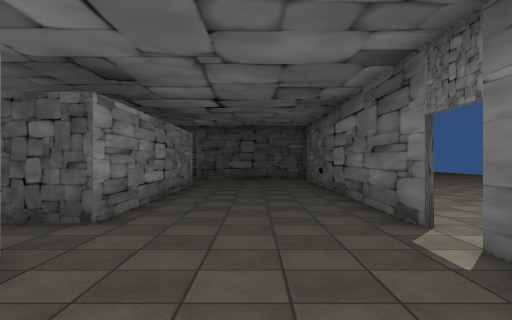
view 1 (above)

17 first-person views from a walk through a 3-D level made in the Unity game engine. The camera is 1.3 m above the floor, looks level and sees 70° across. The floor is counted in squares, 1.44 m on a side. Each view is taken from the middle of a square. On the plan, view 1 faces up. The plan holds only what a view shows up to about 13 squares ahead; the rest is blank. The player character is not drawn. Door leaves are left out, so doorways stand open. Some surface patterns are stand-ins.

view 2
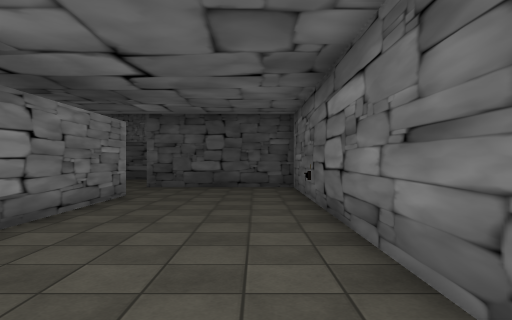

view 3
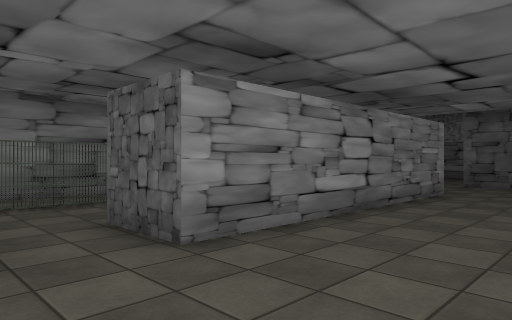

view 4
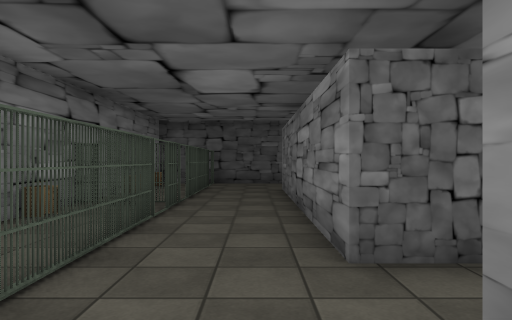

view 5
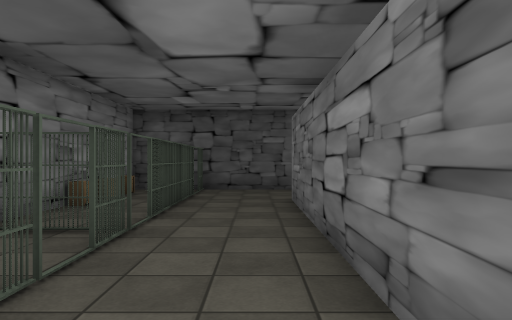

view 6
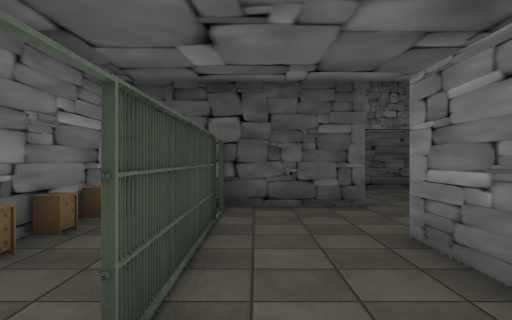

view 7
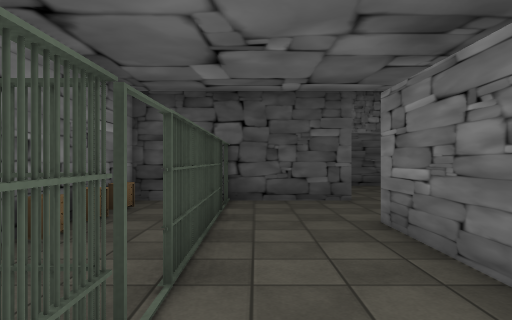

view 8
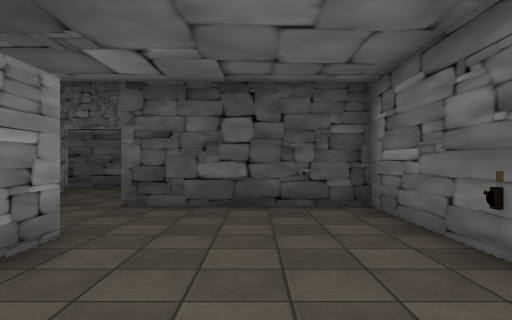

view 9
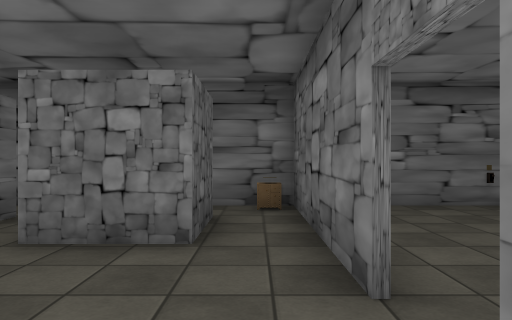

view 10
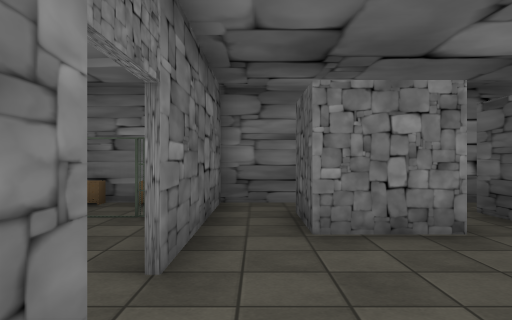

view 11
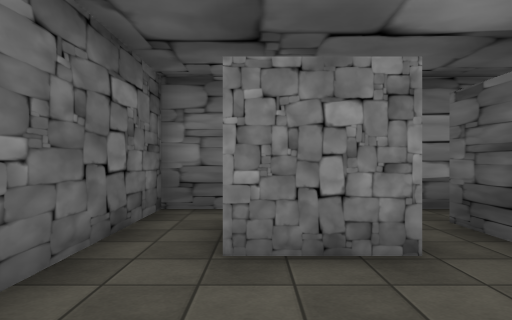

view 12
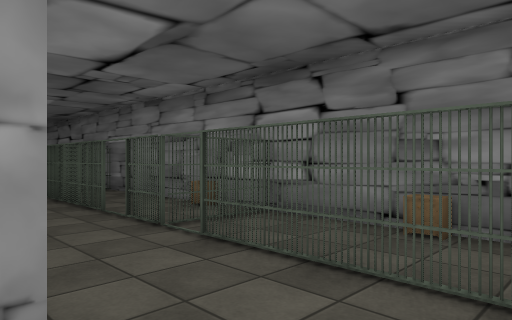

view 13
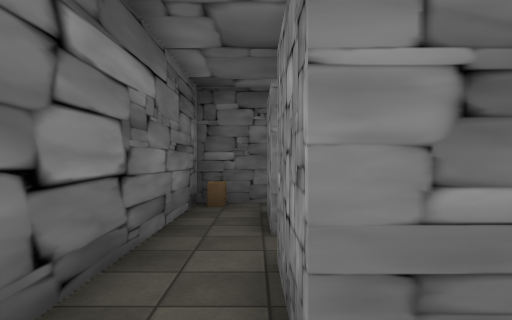

view 14
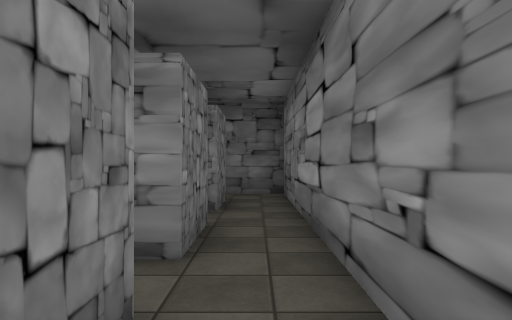

view 15
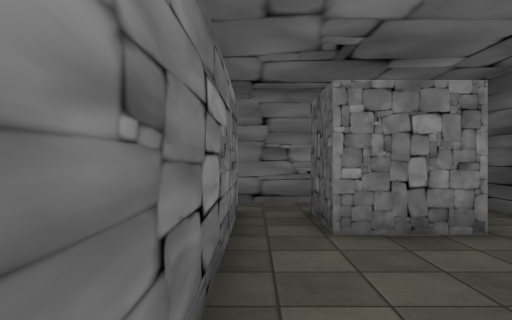

view 16
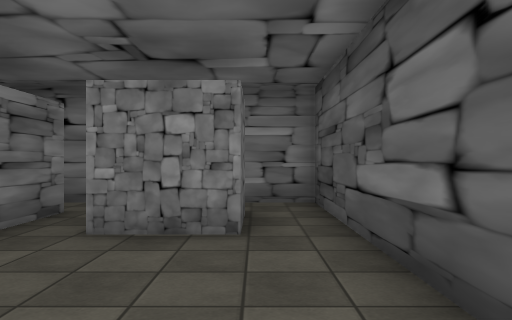

view 17
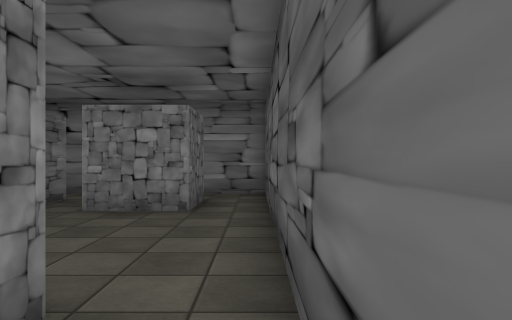

### Floor plan
Points are (right, up) in squares from view 1. A wall is a line through its corners. A room is listed if a view was taken in it or the views show most of it. See-through windows are left out.
Room 1 (views 1, 2, 3, 8)
walls: (2.3, 4.9) (2.3, 16.1) (-2.6, 16.1); (2.3, 3.1) (2.3, 3.6); (-2.3, 13.4) (-2.3, 5.2)
ways out: opening at (-3.5, 4.5) to room 2; opening at (-3.5, 14.5) to room 2; open door at (2, 4.5)
Room 2 (views 4, 5, 6, 7, 12)
walls: (-6.6, 8.1) (-6.6, 7.6); (-2.3, 5.2) (-4.2, 5.2) (-4.2, 13.4); (-8.8, 13.6) (-8.8, 2); (-8, 16.1) (-8.8, 16.1); (-3.9, 16.1) (-6.5, 16.1)
ways out: opening at (-3.5, 4.5) to room 1; opening at (-3.5, 14.5) to room 1; open door at (-7, 15) to room 3; open door at (-3, 16) to room 3
objects: other object (-9, 12); other object (-9, 14); other object (-9, 15); other object (-8, 3); other object (-8, 8); other object (-8, 10); other object (-7, 5); other object (-7, 6); other object (-7, 7); other object (-7, 9); other object (-7, 10); other object (-7, 11); other object (-7, 12); other object (-7, 13); other object (-7, 14)
Room 3 (views 9, 10, 11)
walls: (-4.2, 20.8) (-7.3, 20.8) (-7.3, 22.7); (-2.6, 16.3) (2.3, 16.3) (2.3, 22.2); (0.8, 22.7) (0.8, 20.8) (-2.6, 20.8); (-8.8, 16.1) (-8.8, 15.4); (-8.8, 22.6) (-8.8, 16.3) (-3.9, 16.3)
ways out: open door at (-7, 15) to room 2; open door at (-3, 16) to room 2; opening at (-8, 21.5) to room 4; opening at (1, 21.5) to room 4
objects: other object (-7, 16); other object (2, 17)
Room 4 (views 13, 14, 15, 16, 17)
walls: (-7.3, 22.7) (0.8, 22.7); (0.8, 27.3) (-8.8, 27.3) (-8.8, 22.6)
ways out: opening at (-8, 21.5) to room 3; opening at (1, 21.5) to room 3

Positions as (right, up) in squares from view 1, and headings:
1: (0, 0), facing up
2: (1, 4), facing up
3: (1, 3), facing up-left
4: (-5, 2), facing up
5: (-5, 5), facing up
6: (-6, 9), facing up
7: (-6, 8), facing up
8: (0, 9), facing up
9: (-5, 17), facing right
10: (-1, 17), facing left
11: (-2, 18), facing left
12: (-4, 14), facing down-left
13: (1, 24), facing down
14: (-8, 26), facing down
15: (-1, 23), facing left
16: (-1, 26), facing left
17: (1, 27), facing left
